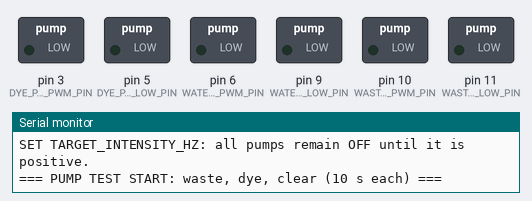
Simulated run of this sketch. Board: Arduino Uno, built with avr-gcc and run on an emulated ATmega328P. On the bench: switched loads named in the sketch (green lamp = pin HIGH), the last lines printed to the serial monitor. Pins used as bus, display or sensor lines are not drawn.

Above: at 0.1 s.
At 12.2 s:
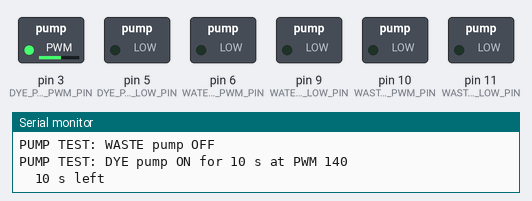
At 24.2 s:
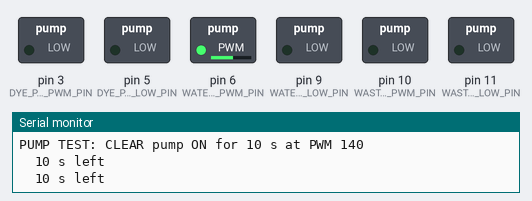
Timing chart, 0 to 35.6 s (numbered marks = the images above):
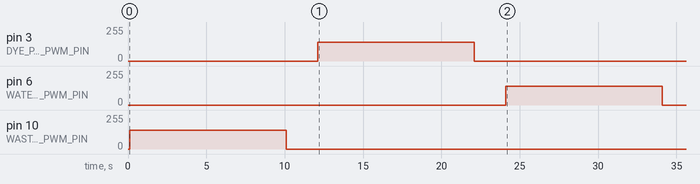

The sketch:

dye_concentration_controller.ino
```cpp
// Physical dye-concentration controller
//
// Hardware:
//   - Arduino UNO R4 Minima
//   - DFRobot SEN0101 / TCS3200 frequency-output colour sensor
//   - 3 x 3 V submersible pumps
//   - 2 x DRV8833 dual H-bridge motor drivers
//
// The dye and clear-water pumps are the two channels of Driver 1. The waste
// pump uses OUT1/OUT2 of Driver 2. Each pump runs in one direction: PWM is
// applied to IN1 while IN2 is held LOW.
// The physical control tank is a 500 mL cup with a strict 450 mL liquid limit.
// Commission at about 350 mL and calibrate the sensor at that same volume. This
// sketch has no level sensor, so its flow-based waste command is not an
// independent overflow safeguard.
//
// Two control modes are available:
//   1. INTENSITY_BAND_MODE targets a raw sensor frequency with a +/- tolerance.
//      It does not require conversion to physical concentration units.
//   2. CALIBRATED_CONCENTRATION_PID_MODE converts frequency to concentration
//      using measured standards, then runs PID in concentration units.

#include "PID_v1.h" // originally <PID_v1.h>; quotes use the PID copy in this sketch folder

// ---------------- SEN0101 / TCS3200 pins ----------------
const uint8_t SENSOR_OUT_PIN = 2;
const uint8_t SENSOR_S0_PIN  = 4;
const uint8_t SENSOR_S1_PIN  = 7;
const uint8_t SENSOR_S2_PIN  = 8;
const uint8_t SENSOR_S3_PIN  = 12;

// OE is tied directly to GND in the wiring guide, so no Arduino pin is needed.

// ---------------- DRV8833 pump pins ----------------
const uint8_t DYE_PUMP_PWM_PIN     = 3; // Driver 1 IN1
const uint8_t DYE_PUMP_LOW_PIN     = 5; // Driver 1 IN2
const uint8_t WATER_PUMP_PWM_PIN   = 6; // Driver 1 IN3
const uint8_t WATER_PUMP_LOW_PIN   = 9; // Driver 1 IN4
const uint8_t WASTE_PUMP_PWM_PIN   = 10; // Driver 2 IN1
const uint8_t WASTE_PUMP_LOW_PIN   = 11; // Driver 2 IN2

// If exposed, each DRV8833 SLP/SLEEP/nSLEEP pin is tied to Arduino 5V.

// ---------------- TCS3200 colour filters ----------------
enum ColourChannel : uint8_t {
  RED_FILTER,
  BLUE_FILTER,
  CLEAR_FILTER,
  GREEN_FILTER
};

// Red dye often produces its largest useful change in the green channel, but
// this must be confirmed with test_rgb.ino. Change this constant if another
// channel gives a larger, smoother and monotonic calibration curve.
const ColourChannel CONCENTRATION_CHANNEL = GREEN_FILTER;

const unsigned long SENSOR_PULSE_TIMEOUT_US = 50000;
const uint8_t SENSOR_PERIOD_SAMPLES = 12;

// ---------------- Control-mode selection ----------------
enum DyeControlMode : uint8_t {
  INTENSITY_BAND_MODE,
  CALIBRATED_CONCENTRATION_PID_MODE
};

// Raw intensity mode is the simpler default. Use test_rgb.ino to measure the
// desired mixture, enter its frequency below, and confirm whether adding dye
// makes that frequency rise or fall.
const DyeControlMode CONTROL_MODE = INTENSITY_BAND_MODE;
const float TARGET_INTENSITY_HZ = 0.0; // replace with the desired measured value
const float INTENSITY_TOLERANCE_HZ = 100.0;
const bool DYE_MAKES_INTENSITY_DECREASE = true;
const int INTENSITY_CORRECTION_PWM = 140;

// ---------------- Pump test mode (added for hardware testing) ----------------
// When PUMP_TEST_MODE is true, setup() runs each pump on its own for
// PUMP_TEST_DURATION_MS, one after another, then turns every pump OFF.
// The normal control loop does not run while this is true.
// Send 't' in the Serial Monitor (9600 baud) to repeat the test.
// Set PUMP_TEST_MODE to false to return to normal control.
//
// Order is waste -> dye -> clear so the tank level dips first, then refills.
// Starting at 350 mL this keeps the tank between the pump-submerged level and
// the 450 mL limit, as long as each pump moves no more than about 70 mL in 10 s.
// Watch the tank during the test anyway: there is no level sensor.
const bool PUMP_TEST_MODE = true;
const unsigned long PUMP_TEST_DURATION_MS = 10000; // 10 seconds per pump
const unsigned long PUMP_TEST_GAP_MS = 2000;       // pause between pumps
const int PUMP_TEST_PWM = INTENSITY_CORRECTION_PWM; // same drive level the controller uses

// ---------------- Intensity -> concentration calibration ----------------
// Use test_rgb.ino and the procedure in Physical Systems/README.md.
//
// Set CAL_POINT_COUNT to the number of standards and enter at least two
// measured points. More points are strongly recommended.
// Standards are measured dilutions of the same prepared dyed-water reservoir
// solution used by the pump. Concentration can be an absolute unit (when the
// reservoir concentration is known) or reservoir-solution volume percent. The
// target below MUST use the same unit and remain inside the calibrated range.
//
// Keep points ordered by increasing concentration. Intensity may increase or
// decrease, but it must move monotonically across the table.
const bool CALIBRATION_READY = false;
const uint8_t CAL_POINT_COUNT = 2;
const float CAL_INTENSITY_HZ[CAL_POINT_COUNT] = {
  0.0, 0.0 // replace with measured SEN0101 frequencies
};
const float CAL_CONCENTRATION[CAL_POINT_COUNT] = {
  0.0, 0.0 // replace with the corresponding known concentrations
};

// ---------------- Concentration PID ----------------
double measuredConcentration = 0.0;
double targetConcentration   = 5.0; // replace; same unit as CAL_CONCENTRATION
double pidOutput              = 0.0; // -255..255: +dye, -clear water

// Starting points only. Tune on the assembled, calibrated apparatus.
double Kp = 4.0;
double Ki = 0.5;
double Kd = 0.2;

PID concentrationPID(
    &measuredConcentration,
    &pidOutput,
    &targetConcentration,
    Kp,
    Ki,
    Kd,
    DIRECT);

// ---------------- PWM -> flow calibration ----------------
// Measure each pump separately. The initial values are placeholders.
struct FlowCalibration {
  double slope;
  double intercept;
};

FlowCalibration dyeFlow  = {0.40, 0.0};
FlowCalibration waterFlow = {0.45, 0.0};
FlowCalibration wasteFlow = {0.50, 0.0};

int dyePwm = 0;
int waterPwm = 0;
int wastePwm = 0;

double pwmToFlow(int pwm, FlowCalibration calibration) {
  if (pwm <= 0) return 0.0;
  return max(0.0, calibration.slope * pwm + calibration.intercept);
}
int flowToPwm(double flow, FlowCalibration calibration) {
  if (flow <= 0.0 || calibration.slope <= 0.0) return 0;
  return constrain(
      (int)((flow - calibration.intercept) / calibration.slope + 0.5),
      0,
      255);
}

void selectColourChannel(ColourChannel channel) {
  switch (channel) {
    case RED_FILTER:   // S2 LOW,  S3 LOW
      digitalWrite(SENSOR_S2_PIN, LOW);
      digitalWrite(SENSOR_S3_PIN, LOW);
      break;
    case BLUE_FILTER:  // S2 LOW,  S3 HIGH
      digitalWrite(SENSOR_S2_PIN, LOW);
      digitalWrite(SENSOR_S3_PIN, HIGH);
      break;
    case CLEAR_FILTER: // S2 HIGH, S3 LOW
      digitalWrite(SENSOR_S2_PIN, HIGH);
      digitalWrite(SENSOR_S3_PIN, LOW);
      break;
    case GREEN_FILTER: // S2 HIGH, S3 HIGH
      digitalWrite(SENSOR_S2_PIN, HIGH);
      digitalWrite(SENSOR_S3_PIN, HIGH);
      break;
  }

  delay(3); // allow the photodiode filter selection to settle
}

float readFrequencyHz(ColourChannel channel) {
  selectColourChannel(channel);

  unsigned long totalPeriodUs = 0;
  uint8_t validPeriods = 0;

  for (uint8_t i = 0; i < SENSOR_PERIOD_SAMPLES; ++i) {
    const unsigned long lowUs =
        pulseIn(SENSOR_OUT_PIN, LOW, SENSOR_PULSE_TIMEOUT_US);
    const unsigned long highUs =
        pulseIn(SENSOR_OUT_PIN, HIGH, SENSOR_PULSE_TIMEOUT_US);

    if (lowUs > 0 && highUs > 0) {
      totalPeriodUs += lowUs + highUs;
      ++validPeriods;
    }
  }

  if (validPeriods == 0 || totalPeriodUs == 0) return NAN;
  return 1000000.0f * validPeriods / totalPeriodUs;
}

bool calibrationTableIsValid() {
  if (!CALIBRATION_READY || CAL_POINT_COUNT < 2) return false;

  const bool intensityIncreasing =
      CAL_INTENSITY_HZ[1] > CAL_INTENSITY_HZ[0];

  for (uint8_t i = 0; i < CAL_POINT_COUNT; ++i) {
    if (CAL_INTENSITY_HZ[i] <= 0.0) return false;
    if (i == 0) continue;
    if (CAL_CONCENTRATION[i] <= CAL_CONCENTRATION[i - 1]) return false;
    if (CAL_INTENSITY_HZ[i] == CAL_INTENSITY_HZ[i - 1]) return false;
    if ((CAL_INTENSITY_HZ[i] > CAL_INTENSITY_HZ[i - 1]) !=
        intensityIncreasing) {
      return false;
    }
  }

  return true;
}

double intensityToConcentration(float intensityHz) {
  // Linear interpolation between measured standards. This supports either an
  // increasing or decreasing sensor response.
  for (uint8_t i = 0; i < CAL_POINT_COUNT - 1; ++i) {
    const float x0 = CAL_INTENSITY_HZ[i];
    const float x1 = CAL_INTENSITY_HZ[i + 1];
    const float low = min(x0, x1);
    const float high = max(x0, x1);

    if (intensityHz >= low && intensityHz <= high) {
      const double fraction = (intensityHz - x0) / (x1 - x0);
      return CAL_CONCENTRATION[i] +
             fraction * (CAL_CONCENTRATION[i + 1] - CAL_CONCENTRATION[i]);
    }
  }

  // Clamp out-of-range readings to the nearest calibrated endpoint. The
  // controller should not extrapolate beyond concentrations it has seen.
  const float distanceToFirst = abs(intensityHz - CAL_INTENSITY_HZ[0]);
  const float distanceToLast =
      abs(intensityHz - CAL_INTENSITY_HZ[CAL_POINT_COUNT - 1]);
  return (distanceToFirst <= distanceToLast)
      ? CAL_CONCENTRATION[0]
      : CAL_CONCENTRATION[CAL_POINT_COUNT - 1];
}

void setPump(uint8_t pwmPin, uint8_t lowPin, int pwm) {
  pwm = constrain(pwm, 0, 255);
  digitalWrite(lowPin, LOW);
  analogWrite(pwmPin, pwm);
}

void stopAllPumps() {
  dyePwm = 0;
  waterPwm = 0;
  wastePwm = 0;
  setPump(DYE_PUMP_PWM_PIN, DYE_PUMP_LOW_PIN, 0);
  setPump(WATER_PUMP_PWM_PIN, WATER_PUMP_LOW_PIN, 0);
  setPump(WASTE_PUMP_PWM_PIN, WASTE_PUMP_LOW_PIN, 0);
}

// Runs one pump for PUMP_TEST_DURATION_MS with every other pump OFF.
void testOnePump(const __FlashStringHelper *name, uint8_t pwmPin, uint8_t lowPin) {
  stopAllPumps();
  Serial.print(F("PUMP TEST: "));
  Serial.print(name);
  Serial.print(F(" pump ON for "));
  Serial.print(PUMP_TEST_DURATION_MS / 1000);
  Serial.print(F(" s at PWM "));
  Serial.println(PUMP_TEST_PWM);

  setPump(pwmPin, lowPin, PUMP_TEST_PWM);
  const unsigned long startMs = millis();
  while (millis() - startMs < PUMP_TEST_DURATION_MS) {
    // Countdown once per second so you can see the test is running.
    const unsigned long elapsed = millis() - startMs;
    if (elapsed % 1000 < 20) {
      Serial.print(F("  "));
      Serial.print((PUMP_TEST_DURATION_MS - elapsed + 999) / 1000);
      Serial.println(F(" s left"));
      delay(20);
    }
  }
  stopAllPumps();

  Serial.print(F("PUMP TEST: "));
  Serial.print(name);
  Serial.println(F(" pump OFF"));
  delay(PUMP_TEST_GAP_MS);
}

void runPumpTest() {
  Serial.println(F("=== PUMP TEST START: waste, dye, clear (10 s each) ==="));
  testOnePump(F("WASTE"), WASTE_PUMP_PWM_PIN, WASTE_PUMP_LOW_PIN);
  testOnePump(F("DYE"),   DYE_PUMP_PWM_PIN,   DYE_PUMP_LOW_PIN);
  testOnePump(F("CLEAR"), WATER_PUMP_PWM_PIN, WATER_PUMP_LOW_PIN);
  stopAllPumps();
  Serial.println(F("=== PUMP TEST DONE: all pumps OFF. Send 't' to run again. ==="));
}

void setup() {
  Serial.begin(9600);
  while (!Serial && millis() < 3000) {}

  pinMode(SENSOR_OUT_PIN, INPUT);
  pinMode(SENSOR_S0_PIN, OUTPUT);
  pinMode(SENSOR_S1_PIN, OUTPUT);
  pinMode(SENSOR_S2_PIN, OUTPUT);
  pinMode(SENSOR_S3_PIN, OUTPUT);

  // TCS3200 output-frequency scaling: S0 LOW + S1 HIGH = 2%.
  // This keeps pulse periods long enough for reliable pulseIn() measurement.
  digitalWrite(SENSOR_S0_PIN, LOW);
  digitalWrite(SENSOR_S1_PIN, HIGH);

  // Preload safe states before enabling the pump pins as outputs.
  digitalWrite(DYE_PUMP_PWM_PIN, LOW);
  digitalWrite(DYE_PUMP_LOW_PIN, LOW);
  digitalWrite(WATER_PUMP_PWM_PIN, LOW);
  digitalWrite(WATER_PUMP_LOW_PIN, LOW);
  digitalWrite(WASTE_PUMP_PWM_PIN, LOW);
  digitalWrite(WASTE_PUMP_LOW_PIN, LOW);

  pinMode(DYE_PUMP_PWM_PIN, OUTPUT);
  pinMode(DYE_PUMP_LOW_PIN, OUTPUT);
  pinMode(WATER_PUMP_PWM_PIN, OUTPUT);
  pinMode(WATER_PUMP_LOW_PIN, OUTPUT);
  pinMode(WASTE_PUMP_PWM_PIN, OUTPUT);
  pinMode(WASTE_PUMP_LOW_PIN, OUTPUT);
  stopAllPumps();

  concentrationPID.SetOutputLimits(-255, 255);
  concentrationPID.SetSampleTime(500);

  if (CONTROL_MODE == INTENSITY_BAND_MODE) {
    concentrationPID.SetMode(MANUAL);
    if (TARGET_INTENSITY_HZ > 0.0 && INTENSITY_TOLERANCE_HZ >= 0.0) {
      Serial.println(F("Raw intensity-band control enabled."));
    } else {
      Serial.println(F("SET TARGET_INTENSITY_HZ: all pumps remain OFF until it is positive."));
    }
  } else if (calibrationTableIsValid()) {
    concentrationPID.SetMode(AUTOMATIC);
    Serial.println(F("Calibrated concentration PID enabled."));
  } else {
    concentrationPID.SetMode(MANUAL);
    Serial.println(F("CALIBRATION REQUIRED for concentration PID: pumps OFF."));
    Serial.println(F("Run rgb/test_rgb/test_rgb.ino and enter real calibration points."));
  }

  if (PUMP_TEST_MODE) {
    runPumpTest();
  }
}

void loop() {
  // Pump test mode: keep pumps OFF and wait for 't' to repeat the test.
  // The normal control code below is skipped while PUMP_TEST_MODE is true.
  if (PUMP_TEST_MODE) {
    stopAllPumps();
    if (Serial.available() > 0) {
      const char c = Serial.read();
      if (c == 't' || c == 'T') runPumpTest();
    }
    delay(50);
    return;
  }

  const float intensityHz = readFrequencyHz(CONCENTRATION_CHANNEL);

  if (isnan(intensityHz) || intensityHz <= 0.0) {
    stopAllPumps();
    Serial.println(F("SENSOR FAULT: no SEN0101 frequency; pumps OFF"));
    delay(500);
    return;
  }

  if (CONTROL_MODE == INTENSITY_BAND_MODE) {
    if (TARGET_INTENSITY_HZ <= 0.0 || INTENSITY_TOLERANCE_HZ < 0.0) {
      stopAllPumps();
      Serial.print(F("set_target intensity_hz="));
      Serial.println(intensityHz, 2);
      delay(500);
      return;
    }

    const float intensityError = intensityHz - TARGET_INTENSITY_HZ;
    if (abs(intensityError) <= INTENSITY_TOLERANCE_HZ) {
      dyePwm = 0;
      waterPwm = 0;
    } else {
      // Determine whether the mixture needs more dye without assuming which
      // direction the selected sensor channel moves.
      const bool needsMoreDye = DYE_MAKES_INTENSITY_DECREASE
          ? intensityHz > TARGET_INTENSITY_HZ
          : intensityHz < TARGET_INTENSITY_HZ;
      dyePwm = needsMoreDye ? INTENSITY_CORRECTION_PWM : 0;
      waterPwm = needsMoreDye ? 0 : INTENSITY_CORRECTION_PWM;
    }
  } else {
    if (!calibrationTableIsValid()) {
      stopAllPumps();
      Serial.print(F("calibration_required intensity_hz="));
      Serial.println(intensityHz, 2);
      delay(500);
      return;
    }

    measuredConcentration = intensityToConcentration(intensityHz);
    concentrationPID.Compute();

    if (pidOutput >= 0.0) {
      dyePwm = constrain((int)(pidOutput + 0.5), 0, 255);
      waterPwm = 0;
    } else {
      dyePwm = 0;
      waterPwm = constrain((int)(-pidOutput + 0.5), 0, 255);
    }
  }

  const double totalInflow =
      pwmToFlow(dyePwm, dyeFlow) + pwmToFlow(waterPwm, waterFlow);
  wastePwm = flowToPwm(totalInflow, wasteFlow);

  setPump(DYE_PUMP_PWM_PIN, DYE_PUMP_LOW_PIN, dyePwm);
  setPump(WATER_PUMP_PWM_PIN, WATER_PUMP_LOW_PIN, waterPwm);
  setPump(WASTE_PUMP_PWM_PIN, WASTE_PUMP_LOW_PIN, wastePwm);

  Serial.print(F("intensity_hz="));
  Serial.print(intensityHz, 2);
  if (CONTROL_MODE == INTENSITY_BAND_MODE) {
    Serial.print(F(" target_intensity_hz="));
    Serial.print(TARGET_INTENSITY_HZ, 2);
    Serial.print(F(" tolerance_hz="));
    Serial.print(INTENSITY_TOLERANCE_HZ, 2);
  } else {
    Serial.print(F(" concentration="));
    Serial.print(measuredConcentration, 3);
    Serial.print(F(" target_concentration="));
    Serial.print(targetConcentration, 3);
  }
  Serial.print(F(" dye_pwm="));
  Serial.print(dyePwm);
  Serial.print(F(" water_pwm="));
  Serial.print(waterPwm);
  Serial.print(F(" waste_pwm="));
  Serial.println(wastePwm);

  delay(100);
}
```
